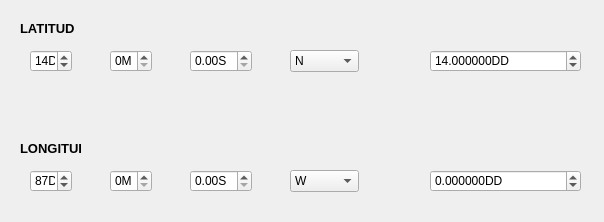
<?xml version="1.0" encoding="UTF-8"?>
<ui version="4.0">
 <class>LatLonCalcDialogBase</class>
 <widget class="QDialog" name="LatLonCalcDialogBase">
  <property name="geometry">
   <rect>
    <x>0</x>
    <y>0</y>
    <width>604</width>
    <height>222</height>
   </rect>
  </property>
  <property name="windowTitle">
   <string>Calculadora Lat/Lon</string>
  </property>
  <widget class="QLabel" name="LATITUD">
   <property name="geometry">
    <rect>
     <x>20</x>
     <y>20</y>
     <width>61</width>
     <height>16</height>
    </rect>
   </property>
   <property name="font">
    <font>
     <pointsize>10</pointsize>
     <weight>75</weight>
     <bold>true</bold>
    </font>
   </property>
   <property name="text">
    <string>LATITUD</string>
   </property>
  </widget>
  <widget class="QSpinBox" name="latD">
   <property name="geometry">
    <rect>
     <x>30</x>
     <y>50</y>
     <width>42</width>
     <height>22</height>
    </rect>
   </property>
   <property name="suffix">
    <string>D</string>
   </property>
   <property name="maximum">
    <number>90</number>
   </property>
   <property name="value">
    <number>14</number>
   </property>
  </widget>
  <widget class="QSpinBox" name="latM">
   <property name="geometry">
    <rect>
     <x>110</x>
     <y>50</y>
     <width>42</width>
     <height>22</height>
    </rect>
   </property>
   <property name="suffix">
    <string>M</string>
   </property>
   <property name="maximum">
    <number>59</number>
   </property>
   <property name="value">
    <number>0</number>
   </property>
  </widget>
  <widget class="QDoubleSpinBox" name="latS">
   <property name="geometry">
    <rect>
     <x>190</x>
     <y>50</y>
     <width>62</width>
     <height>22</height>
    </rect>
   </property>
   <property name="prefix">
    <string/>
   </property>
   <property name="suffix">
    <string>S</string>
   </property>
   <property name="maximum">
    <double>59.990000000000002</double>
   </property>
  </widget>
  <widget class="QComboBox" name="latH">
   <property name="geometry">
    <rect>
     <x>290</x>
     <y>50</y>
     <width>69</width>
     <height>22</height>
    </rect>
   </property>
   <item>
    <property name="text">
     <string>N</string>
    </property>
   </item>
   <item>
    <property name="text">
     <string>S</string>
    </property>
   </item>
  </widget>
  <widget class="QDoubleSpinBox" name="latDD">
   <property name="geometry">
    <rect>
     <x>430</x>
     <y>50</y>
     <width>151</width>
     <height>22</height>
    </rect>
   </property>
   <property name="suffix">
    <string>DD</string>
   </property>
   <property name="decimals">
    <number>6</number>
   </property>
   <property name="minimum">
    <double>-90.000000000000000</double>
   </property>
   <property name="maximum">
    <double>90.000000000000000</double>
   </property>
   <property name="value">
    <double>14.000000000000000</double>
   </property>
  </widget>
  <widget class="QDoubleSpinBox" name="lonS">
   <property name="geometry">
    <rect>
     <x>190</x>
     <y>170</y>
     <width>62</width>
     <height>22</height>
    </rect>
   </property>
   <property name="suffix">
    <string>S</string>
   </property>
   <property name="maximum">
    <double>59.590000000000003</double>
   </property>
  </widget>
  <widget class="QDoubleSpinBox" name="lonDD">
   <property name="geometry">
    <rect>
     <x>430</x>
     <y>170</y>
     <width>151</width>
     <height>22</height>
    </rect>
   </property>
   <property name="suffix">
    <string>DD</string>
   </property>
   <property name="decimals">
    <number>6</number>
   </property>
   <property name="minimum">
    <double>-180.000000000000000</double>
   </property>
   <property name="maximum">
    <double>180.000000000000000</double>
   </property>
  </widget>
  <widget class="QComboBox" name="lonH">
   <property name="geometry">
    <rect>
     <x>290</x>
     <y>170</y>
     <width>69</width>
     <height>22</height>
    </rect>
   </property>
   <item>
    <property name="text">
     <string>W</string>
    </property>
   </item>
   <item>
    <property name="text">
     <string>E</string>
    </property>
   </item>
  </widget>
  <widget class="QSpinBox" name="lonD">
   <property name="geometry">
    <rect>
     <x>30</x>
     <y>170</y>
     <width>42</width>
     <height>22</height>
    </rect>
   </property>
   <property name="suffix">
    <string>D</string>
   </property>
   <property name="maximum">
    <number>180</number>
   </property>
   <property name="value">
    <number>87</number>
   </property>
  </widget>
  <widget class="QSpinBox" name="lonM">
   <property name="geometry">
    <rect>
     <x>110</x>
     <y>170</y>
     <width>42</width>
     <height>22</height>
    </rect>
   </property>
   <property name="suffix">
    <string>M</string>
   </property>
   <property name="maximum">
    <number>59</number>
   </property>
  </widget>
  <widget class="QLabel" name="LONGITUD">
   <property name="geometry">
    <rect>
     <x>20</x>
     <y>140</y>
     <width>61</width>
     <height>16</height>
    </rect>
   </property>
   <property name="font">
    <font>
     <pointsize>10</pointsize>
     <weight>75</weight>
     <bold>true</bold>
    </font>
   </property>
   <property name="text">
    <string>LONGITUD</string>
   </property>
  </widget>
 </widget>
 <resources/>
 <connections/>
</ui>
